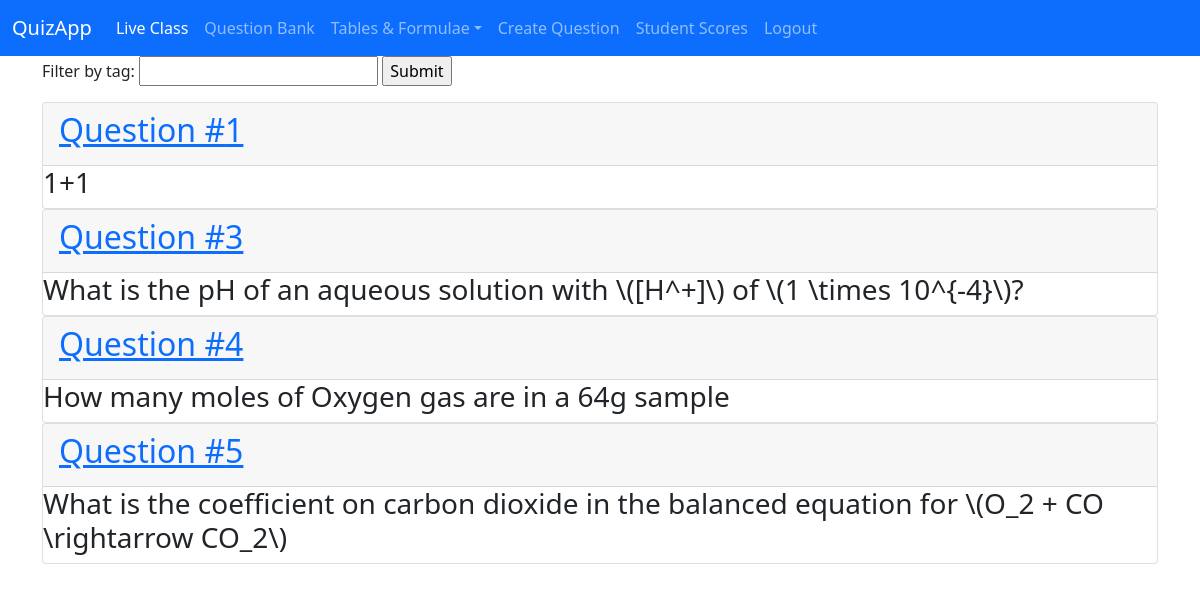
Page /quiz (signed in) on the committed database.
### quizapp/models.py (models this page shows, shortened)
class Quizquestion(db.Model):
    id = db.Column(db.Integer, primary_key=True)
    question = db.Column(db.Text, unique=True, nullable=False)
    answer = db.Column(db.String, nullable=False)
    chapter = db.Column(db.Integer, nullable=False)
    tags = db.relationship('Tag', secondary='tags',
        backref=db.backref('questions', lazy=True))

### quizapp/routes.py (the view, shortened to what this page needs)
@app.route('/quiz')
def quiz():
    cards = Quizquestion.query.all()
    search_tags = request.args.get('tag')
    return render_template('quiz.html', cards=cards, title='Quiz')

### quizapp/models.py (called while the page is built)
@login_manager.user_loader
def load_user(user_id):
    return User.query.get(int(user_id))

### quizapp/templates/quiz.html
{% extends "base.html" %}
{% block page_content %}
    <form method="GET">
        <label for="tag">Filter by tag:</label>
        <input type="text" id="tag" name="tag">
        <input type="submit" value="Submit">
    </form>
	{% for card in cards %}
		<div class="card">
        <a class="card-header" href='/question/{{ card.id }}'><h2>Question #{{ card.id }}</h2></a>
    	<h3>{{ card.question }}</h3>
	    </div>
	{% endfor %}
{% endblock page_content %}

### rows in the picture
Quizquestion: id "1", question "1+1"
Quizquestion: id "3", question "What is the pH of an aqueous solution with \\([H^+]\\) of \\(1 \\times 10^{-4}\\)?"
Quizquestion: id "4", question "How many moles of Oxygen gas are in a 64g sample"
Quizquestion: id "5", question "What is the coefficient on carbon dioxide in the balanced equation for \\(O_2 + CO \\rightarrow CO_2\\)"
